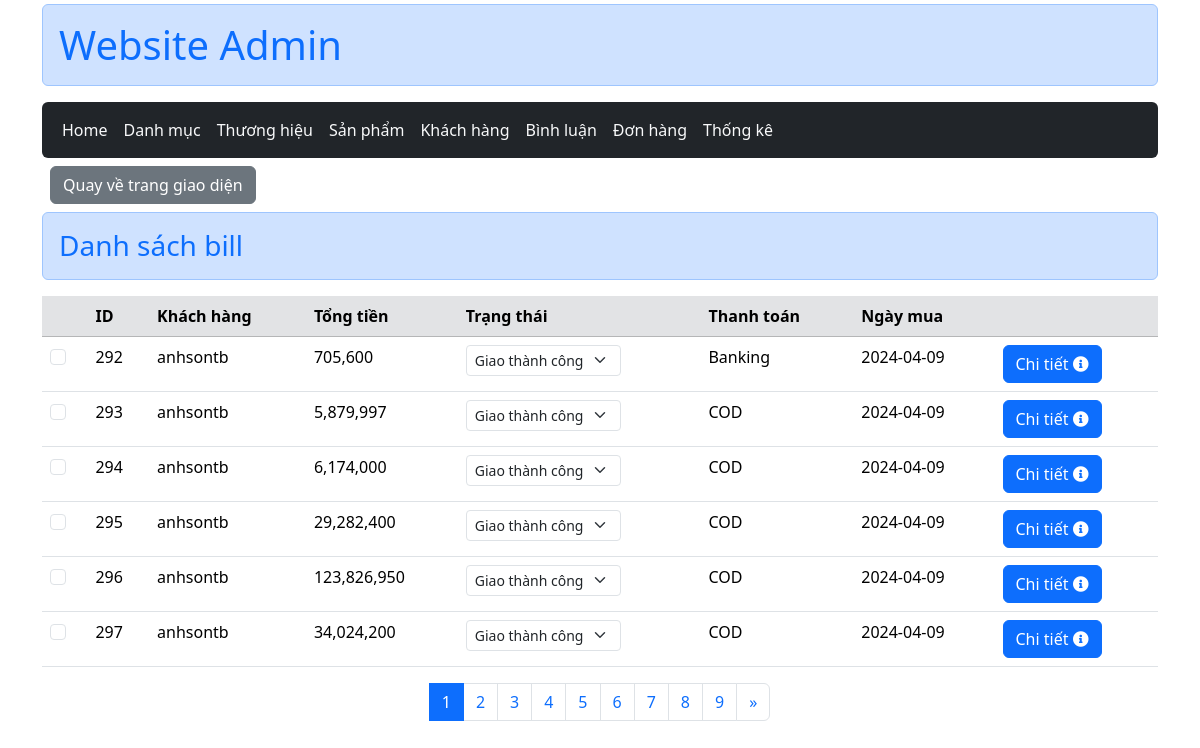
The app's page /admin/index.php?act=list_bill (signed in) with its own data.
### tables this page shows
CREATE TABLE `order` (
  `id` int(11) NOT NULL,
  `ma_donhang` varchar(50) NOT NULL,
  `tong_donhang` int(11) NOT NULL,
  `phuongthuc_thanhtoan` tinyint(1) NOT NULL DEFAULT 0,
  `order_name` varchar(50) NOT NULL,
  `phone` varchar(10) NOT NULL,
  `address` varchar(100) NOT NULL,
  `id_status` int(11) NOT NULL,
  `id_user` int(11) NOT NULL,
  `create_at` varchar(50) NOT NULL
);

CREATE TABLE `user` (
  `user_id` int(11) NOT NULL,
  `user_name` varchar(50) NOT NULL,
  `password` varchar(20) NOT NULL,
  `fullname` varchar(50) NOT NULL,
  `email` varchar(50) NOT NULL,
  `phone` varchar(11) NOT NULL,
  `address` varchar(50) NOT NULL,
  `role` tinyint(1) DEFAULT 0,
  `create_at` varchar(50) NOT NULL
);

CREATE TABLE `status` (
  `status_id` int(11) NOT NULL,
  `status_name` varchar(50) NOT NULL
);

### controller/ControllerAdmin/OderControl.php (called while the page is built, shortened)
<?php
function list_order(){
    if(!isset($_GET['page']) || !is_numeric($_GET['page']) || $_GET['page'] <= 1 ){
        $page = 1;
    }else{
        $page = $_GET['page'];
    }
    $status =status_select_all();
    $quantity = 6;
    $total_orders = order_select_all();
    $list_order = order_select_pages($page, $quantity) ;
    $total_pages =  ceil(count($total_orders) / $quantity);
    include "order/list_oder.php";
}

### model/pdo.php (called while the page is built, shortened)
<?php
    function pdo_get_connection(){
        $servername = "localhost";
        $username = "root";
        $password = "";
        try {
            $conn = new PDO("mysql:host=$servername;dbname=duan1", $username, $password);
            $conn->setAttribute(PDO::ATTR_ERRMODE, PDO::ERRMODE_EXCEPTION);
            return $conn;
        } catch(PDOException $e) {
            echo "Lỗi kết nối : " . $e->getMessage();
        }
    }
    function pdo_query($sql){
        $sql_args = array_slice(func_get_args(),1);
        try{
            $conn = pdo_get_connection();
            $stmt = $conn ->prepare($sql);
            $stmt -> execute($sql_args);
            $rows = $stmt -> fetchAll();
            return $rows;
        }
        catch(PDOException $e){
            throw $e;
        }
        finally{
            unset($conn);
        }
    }
?>

### model/order.php (called while the page is built, shortened)
<?php
function order_select_all(){
    $sql = "SELECT *
            FROM `order` o
            JOIN `user` u ON o.id_user = u.user_id
            JOIN `status` s ON o.id_status = s.status_id
            ORDER BY o.id asc ";
    return pdo_query($sql);
}
function order_select_pages( $page , $quantity){
    $start = ($page -1) * $quantity;
    $sql = "SELECT * FROM `order` o
            JOIN `user` u ON o.id_user = u.user_id
            JOIN `status` s ON o.id_status = s.status_id
            ORDER BY o.id asc
            LIMIT $start , $quantity";
    return pdo_query($sql);
}

### model/status.php (called while the page is built)
<?php
function status_select_all(){
    $sql = "SELECT * FROM status ";
    return pdo_query($sql);
}

### admin/order/list_oder.php (the view, shortened to what this page needs)
<main class="container_">
        <h3 class="alert alert-primary text-primary"> Danh sách bill</h3>
        <table class="table table-hover">
            <thead  class="table-secondary" >
                <tr>
                    <th></th>
                    <th>ID</th>
                    <th>Khách hàng</th>
                    <th>Tổng tiền</th>
                    <th>Trạng thái</th>
                    <th>Thanh toán</th>
                    <th>Ngày mua</th>
                    <th></th>
                </tr>
            </thead>
            <tbody>
                <?php foreach($list_order as $order): extract($order);
                ?>
                    <tr>
                        <td><input  class="form-check-input" type="checkbox"></td>
                        <td><?= $id ?></td>
                        <td><?= $user_name ?></td>
                        <td><?= number_format($tong_donhang) ?></td>
                        <td>
                            <select class="form-select form-select-sm w-auto" id="status<?= $id?>" onchange="status_update(this)" aria-label="Small select example">
                                <?php  foreach($status as $stt) :  ?>
                                    <option value="<?=$id?>&id_status=<?= $stt['status_id'] ?>" <?= $id_status == $stt['status_id'] ? 'selected': '' ?>
                                    ><?= $stt['status_name'] ?></option>
                                <?php endforeach ?>
                            </select>
                        </td>
                        <td><?= $phuongthuc_thanhtoan == 1 ? 'COD' : "Banking" ?></td>
                        <td><?= $order[9] ?></td>
                        <td>
                            <a href="?act=order_detail&id=<?= $id ?>" class="btn btn-primary fw-medium">Chi tiết <i class="fas fa-info-circle"></i></a>
                        </td>
                    </tr>
                <?php endforeach ?>
            </tbody>
        </table>
        <div aria-label="Page navigation example" class="chuyentrang">
            <ul class="pagination justify-content-center" >
                <?php
                for ($i = 1; $i <= $total_pages; $i++) {
                    $page = isset($page) && !empty($page) ? $page : 1;
                ?>
                    <li class="page-item">
                    <a class="page-link <?= $page == $i ? 'active' : '' ?>" href="?act=list_bill&page=<?= $i ?>"><?= $i ?></a>
                    </li>
                <?php } ?>
                <li class="page-item">
                    <?php
                    if(isset($page)  && isset($total_pages) && $total_pages > $page  ){
                        if($page <  $total_pages){
                            $next_page = $page + 1;
                        }
                    ?>
                        <a class="page-link" href="?act=list_bill&page=<?= $next_page ?>" aria-label="Next">
                        <span aria-hidden="true">&raquo;</span>
                        </a>
                    <?php }?>
                </li>
            </ul>
        </div>
</main>

### records on screen
order: id "292", id_user.user_name "anhsontb", tong_donhang "705,600", id_status+id "Giao thành công", phuongthuc_thanhtoan "Banking", create_at "2024-04-09"
order: id "293", id_user.user_name "anhsontb", tong_donhang "5,879,997", id_status+id "Giao thành công", phuongthuc_thanhtoan "COD", create_at "2024-04-09"
order: id "294", id_user.user_name "anhsontb", tong_donhang "6,174,000", id_status+id "Giao thành công", phuongthuc_thanhtoan "COD", create_at "2024-04-09"
order: id "295", id_user.user_name "anhsontb", tong_donhang "29,282,400", id_status+id "Giao thành công", phuongthuc_thanhtoan "COD", create_at "2024-04-09"
order: id "296", id_user.user_name "anhsontb", tong_donhang "123,826,950", id_status+id "Giao thành công", phuongthuc_thanhtoan "COD", create_at "2024-04-09"
order: id "297", id_user.user_name "anhsontb", tong_donhang "34,024,200", id_status+id "Giao thành công", phuongthuc_thanhtoan "COD", create_at "2024-04-09"
